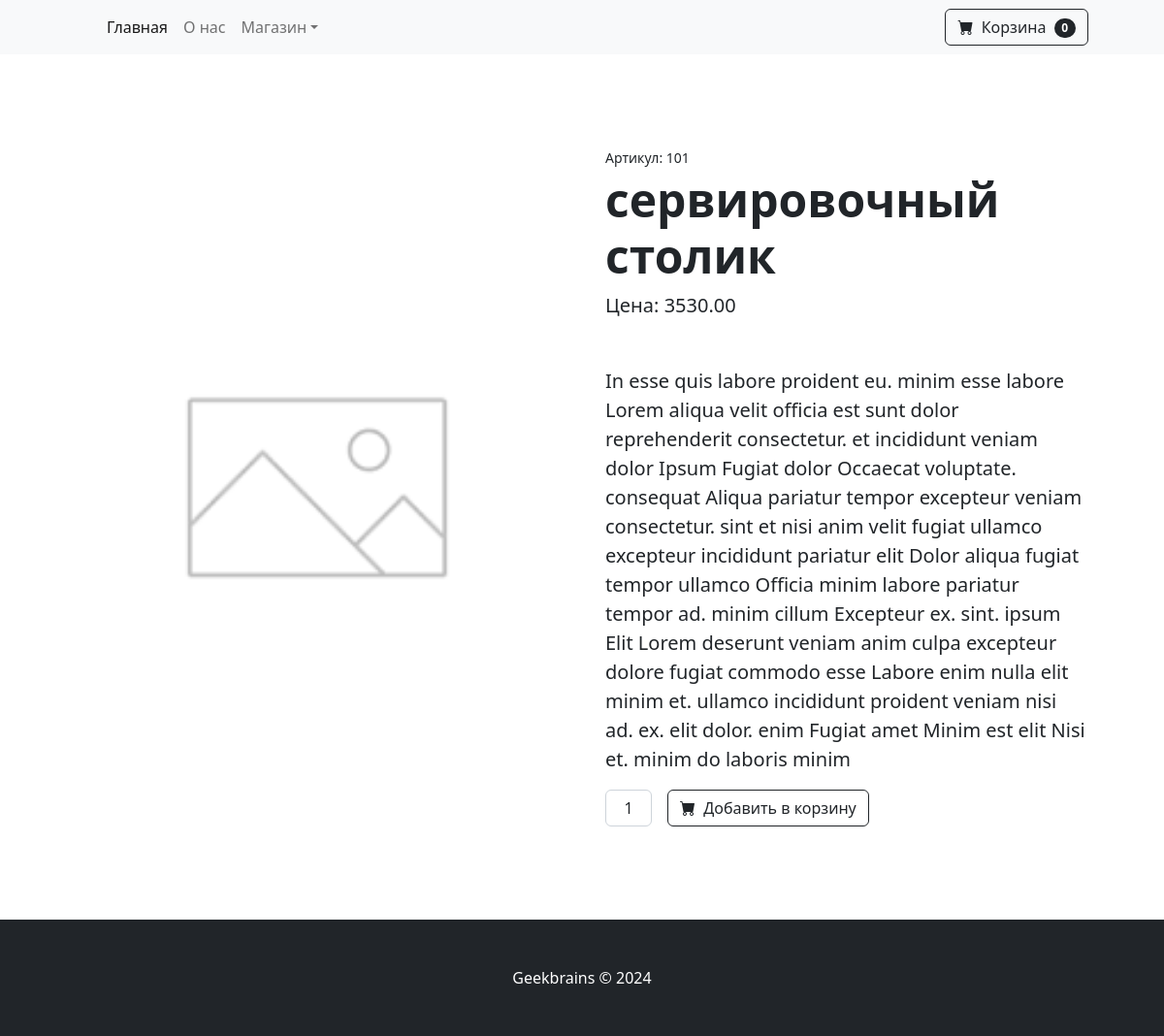
Page /product/101 on the committed database.
### homeworkapp/models.py (models this page shows, shortened)
class Product(models.Model):
    name = models.CharField(max_length=254)
    color = models.CharField(max_length=64)
    description = models.TextField()
    price = models.DecimalField(max_digits=10, decimal_places=2)
    stock = models.IntegerField()
    last_updated = models.DateField()
    image = models.ImageField(blank=True)
    rating = models.IntegerField(default=4)
    category = models.ForeignKey(Category, on_delete=models.CASCADE)
    discount = models.FloatField(default=1)
    def isSale(self):
        return self.discount != 1
    def price_discount(self):
        return f'{float(self.price) * self.discount:.2f}'

### homeworkapp/views.py (the view)
# urls.py: path('product/<int:product_id>', ProductView.as_view(), name='product_view'),
class ProductView(View):
    def get(self, request, product_id):
        context = {
            "product" : Product.objects.filter(pk=product_id).first(),
        }
        return render (request, "homeworkapp/product_vew_template.html", context)

### homeworkapp/context.py (called while the page is built)
def global_categories_context(request):
    return {
        "categories_context" : Category.objects.all(),
    }

### homeworkapp/templates/homeworkapp/product_vew_template.html (shortened to what this page needs)
{% extends "base_shop.html" %}
{% block content %}
    <section class="py-5">
        <div class="container px-4 px-lg-5 my-5">
            <div class="row gx-4 gx-lg-5 align-items-center">
                <div class="col-md-6">
                    {% load static %}
                    <img class="card-img-top mb-5 mb-md-0"
                        {% if not product.image %}
                            src="{% static 'default.jpg' %}"
                        {% else %}
                            src="{% static product.image %}"
                        {% endif %}
                    alt="..."></div>
                <div class="col-md-6">
                    <div class="small mb-1">Артикул: {{ product.id }}</div>
                    <h1 class="display-5 fw-bolder">{{ product.name }}</h1>
                    <div class="fs-5 mb-5">
                        Цена: {{ product.price_discount }}
                    </div>
                    <p class="lead">{{ product.description }}</p>
                    <div class="d-flex">
                        <input class="form-control text-center me-3" id="inputQuantity" type="num" value="1" style="max-width: 3rem">
                        <button class="btn btn-outline-dark flex-shrink-0" type="button">
                            <i class="bi-cart-fill me-1"></i>
                            Добавить в корзину
                        </button>
                    </div>
                </div>
            </div>
        </div>
    </section>
{% endblock content %}

### rows in the picture
Product: id "101", name "сервировочный столик", price_discount "3530.00", description "In esse quis labore proident eu. minim esse labore Lorem aliqua velit officia est sunt dolor reprehenderit consectetur. et incididunt veniam dolor Ipsum Fugiat dolor Occaecat voluptate. consequat Aliqua pariatur tempor excepteur veniam consectetur. sint et nisi anim velit fugiat ullamco excepteur incididunt pariatur elit Dolor aliqua fugiat tempor ullamco Officia minim labore pariatur tempor ad. minim cillum Excepteur ex. sint. ipsum Elit Lorem deserunt veniam anim culpa excepteur dolore fugiat commodo esse Labore enim nulla elit minim et. ullamco incididunt proident veniam nisi ad. ex. elit dolor. enim Fugiat amet Minim est elit Nisi et. minim do laboris minim"
